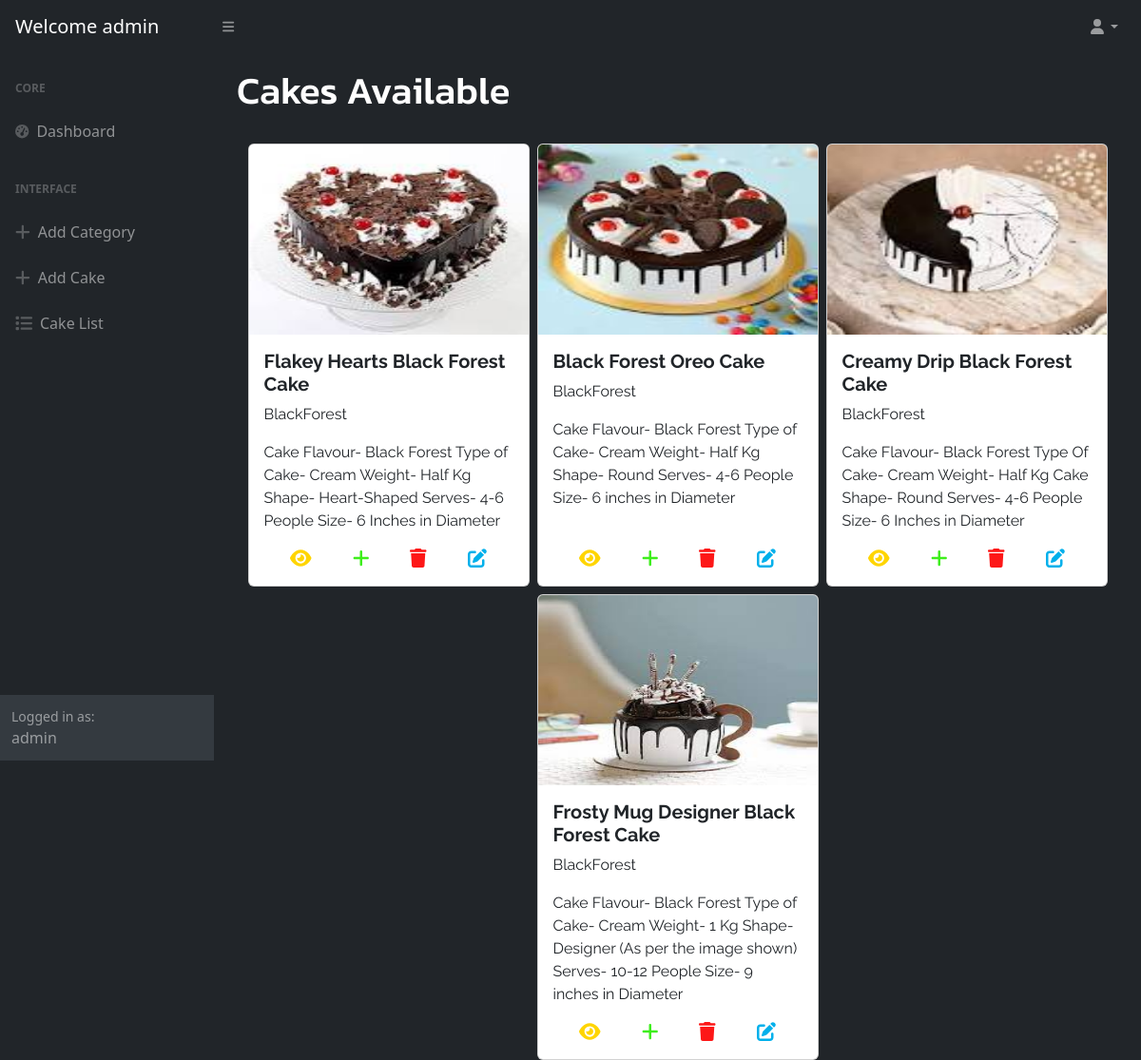
/cake/all (signed in), run on an earlier commit of the app's database.
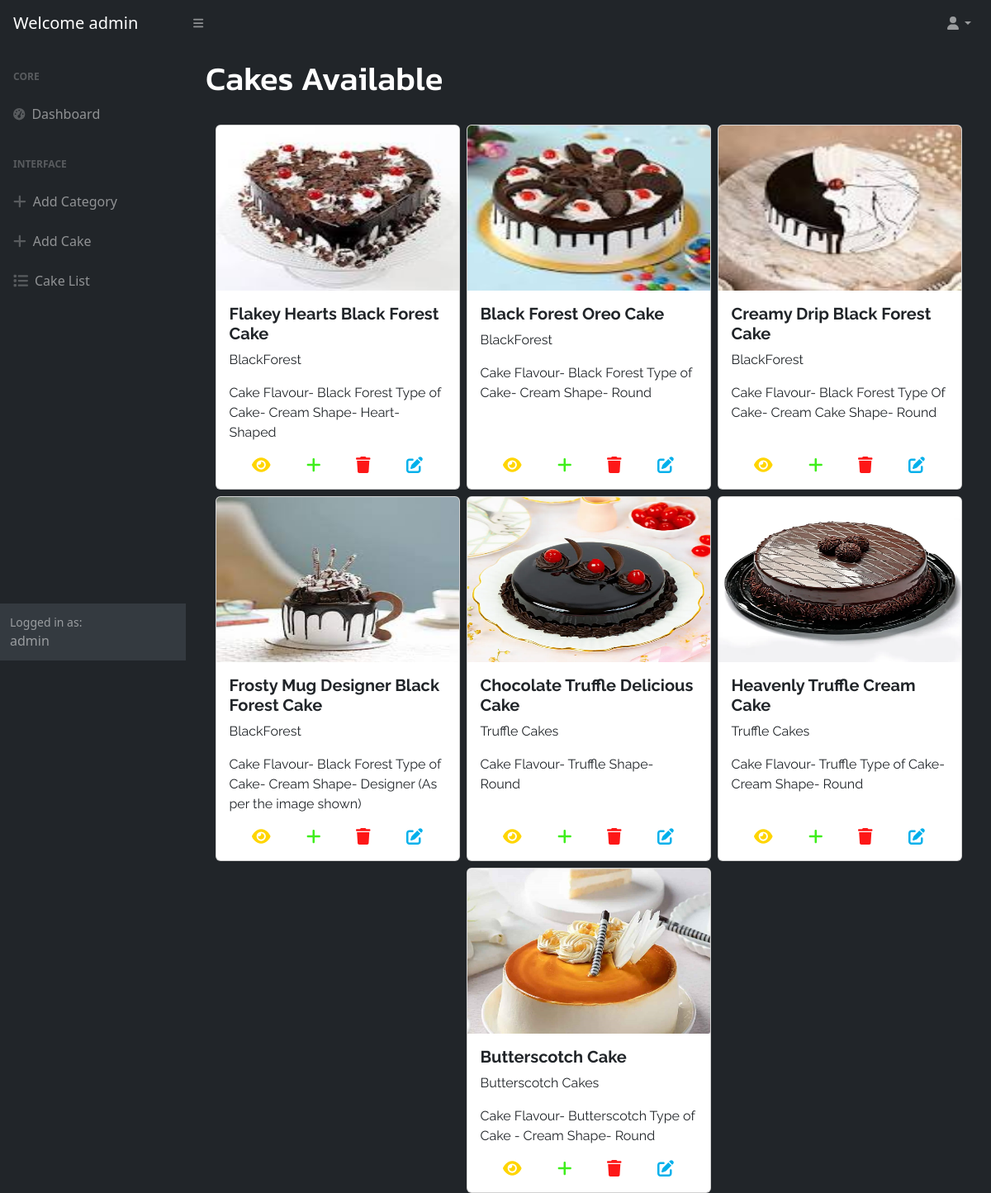
And on a later commit of the database.
### cakeshop/models.py (models this page shows, shortened)
class User(AbstractUser):
    phone = models.CharField(max_length=100,unique=True)
    address = models.CharField(max_length=200)

class Cakes(models.Model):
    name = models.CharField(max_length=100,unique=True)
    image = models.ImageField(upload_to="images")
    description = models.CharField(max_length=500)
    category = models.ForeignKey(Category,null=True,on_delete=models.SET_NULL)

class Category(models.Model):
    name = models.CharField(max_length=100,unique=True)
    is_active = models.BooleanField(default=True)
    def __str__(self):
        return self.name

### cakeshop/views.py (the view)
# urls.py: path('cake/all', CakeListView.as_view(), name = "cake_list"),
@method_decorator(decs, name="dispatch")
class CakeListView(ListView):
    template_name = "cakeshop/cake_list.html"
    model = Cakes
    context_object_name = "cakes"

### cakeshop/views.py (called while the page is built)
def signin_required(fn):
    def wrapper(request,*args,**kwargs):
        if not request.user.is_authenticated:
            messages.error(request,"Invalid User")
            return redirect("signin")
        else:
            return fn(request,*args,**kwargs)
    return wrapper

def is_admin(fn):
    def wrapper(request,*args,**kwargs):
        if not request.user.is_superuser:
            messages.error(request,"Permission Denied for current user")
            return redirect("signin")
        else:
            return fn(request,*args,**kwargs)
    return wrapper

### cakeshop/templates/cakeshop/cake_list.html
{% extends 'cakeshop/base.html' %}
{% load static %}
{% block main_block %}
<link rel="stylesheet" href="{% static 'css/cake_list.css' %}">
    <div class="container">
        <div class="container mt-3">
            <h1 class="text-white">Cakes Available</h1>
            <div class="row row-cols-1 row-cols-md-3 g-2 mt-4 font">
                {% for c in cakes %}
                <div class="col" style="width: 19rem;">
                    <div class="card" style="width: 100%; height: 100%;">
                        <img src="{{ c.image.url }}" class="card-img-top" alt="no-image" height="200vh">
                        <div class="card-body">
                            <h5 class="card-title fw-bolder">{{ c.name }}</h5>
                            <p class="card-text">{{ c.category }}</p>
                            <p class="card-text mb-0">{{ c.description }}</p>
                        </div>
                        <div class="d-flex justify-content-evenly mb-3">
                            <a href="{% url 'cake_detail' c.id %}"><i class="fa-solid fa-eye fa-lg" style="color: #ffd500;"></i></a>
                            <a href="{% url 'add_varient' c.id %}"><i class="fa-solid fa-plus fa-lg" style="color: #3eee1b;"></i></a>
                            <a href="{% url 'cake_delete' c.id %}"><i class="fa-solid fa-trash fa-lg" style="color: #fd1717;"></i></a>
                            <a href="{% url 'cake_edit' c.id %}"><i class="fa-solid fa-pen-to-square fa-lg" style="color: #00b0eb;"></i></a>
                        </div>
                    </div>
                </div>
                {% endfor %}
            </div>
        </div>
    </div>
{% endblock %}

### cakeshop/templates/cakeshop/base.html (shortened to what this page needs)
{% load static %}
<!DOCTYPE html>
<html lang="en">
    <head>
        <link href="https://cdn.jsdelivr.net/npm/simple-datatables@7.1.2/dist/style.min.css" rel="stylesheet" />
        <link href="{% static 'css/styles.css' %}" rel="stylesheet" />
    </head>
    <body class="sb-nav-fixed">
        <nav class="sb-topnav navbar navbar-expand navbar-dark bg-dark">
            <a class="navbar-brand ps-3" href="index.html">Welcome {{request.user}}</a>
            <button class="btn btn-link btn-sm order-1 order-lg-0 me-4 me-lg-0" id="sidebarToggle" href="#!"><i class="fas fa-bars"></i></button>
            <ul class="navbar-nav ms-auto me-0 me-md-3 my-2 my-md-0">
                <li class="nav-item dropdown">
                    <a class="nav-link dropdown-toggle" id="navbarDropdown" href="#" role="button" data-bs-toggle="dropdown" aria-expanded="false"><i class="fas fa-user fa-fw"></i></a>
                </li>
            </ul>
        </nav>
        <div id="layoutSidenav">
            <div id="layoutSidenav_nav">
                <nav class="sb-sidenav accordion sb-sidenav-dark" id="sidenavAccordion">
                    <div class="sb-sidenav-menu">
                        <div class="nav">
                            <div class="sb-sidenav-menu-heading">Core</div>
                            <a class="nav-link" href="{% url 'index' %}">
                                <div class="sb-nav-link-icon"><i class="fas fa-tachometer-alt"></i></div>
                                Dashboard
                            </a>
                            <div class="sb-sidenav-menu-heading">Interface</div>
                            <a class="nav-link" href="{% url 'category_add' %}">
                                <div class="sb-nav-link-icon"><i class="fa-solid fa-plus fa-lg"></i></div>
                                Add Category
                            </a>
                            <a class="nav-link" href="{% url 'cake_add' %}">
                                <div class="sb-nav-link-icon"><i class="fa-solid fa-plus fa-lg"></i></div>
                                Add Cake
                            </a>
                            <a class="nav-link" href="{% url 'cake_list' %}">
                                <div class="sb-nav-link-icon"><i class="fa-solid fa-list fa-lg"></i></div>
                                Cake List
                            </a>
                        </div>
                    </div>
                    <div class="sb-sidenav-footer">
                        <div class="small">Logged in as:</div>
                        {{request.user}}
                    </div>
                </nav>
            </div>
            <div id="layoutSidenav_content">
                <main>
                    <div>
                        {% block main_block %}
                        {% endblock %}
                    </div>
                </main>
            </div>
        </div>
    </body>
</html>

### cakeshop/static/css/cake_list.css (style rules this page uses)
body { background-color: #212529; }
h1 { font-family: 'Kanit', sans-serif; }
.font { font-family: 'Raleway', sans-serif; }

What changed in the data, as far as the page shows it:
changed Cakes "Flakey Hearts Black Forest Cake": description "Cake Flavour- Black Forest Type of Cake- Cream Weight- Half Kg Shape- Heart-Shaped Serves- 4-6 People Size- 6 Inches in Diameter" → "Cake Flavour- Black Forest Type of Cake- Cream Shape- Heart-Shaped"
changed Cakes "Black Forest Oreo Cake": description "Cake Flavour- Black Forest Type of Cake- Cream Weight- Half Kg Shape- Round Serves- 4-6 People Size- 6 inches in Diameter" → "Cake Flavour- Black Forest Type of Cake- Cream Shape- Round"
changed Cakes "Creamy Drip Black Forest Cake": description "Cake Flavour- Black Forest Type Of Cake- Cream Weight- Half Kg Cake Shape- Round Serves- 4-6 People Size- 6 Inches in Diameter" → "Cake Flavour- Black Forest Type Of Cake- Cream Cake Shape- Round"
changed Cakes "Frosty Mug Designer Black Forest Cake": description "Cake Flavour- Black Forest Type of Cake- Cream Weight- 1 Kg Shape- Designer (As per the image shown) Serves- 10-12 People Size- 9 inches in Diameter" → "Cake Flavour- Black Forest Type of Cake- Cream Shape- Designer (As per the image shown)"
added Cakes: image (picture), name "Chocolate Truffle Delicious Cake", category "Truffle Cakes", description "Cake Flavour- Truffle Shape- Round"
added Cakes: image (picture), name "Heavenly Truffle Cream Cake", category "Truffle Cakes", description "Cake Flavour- Truffle Type of Cake- Cream Shape- Round"
added Cakes: image (picture), name "Butterscotch Cake", category "Butterscotch Cakes", description "Cake Flavour- Butterscotch Type of Cake - Cream Shape- Round"
